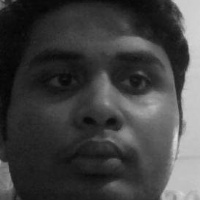
#> input picture faces/user/users1.jpg, 200 x 200 px, given in place of the camera
$ python creating_dataset.py
#> lines starting #> are read from the running program, lines starting #| are printed output that depends on the picture
import cv2
import numpy as np

# Load HAAR face classifier
face_classifier = cv2.CascadeClassifier('Haarcascades/haarcascade_frontalface_default.xml')

# Load functions
def face_extractor(img):
    # Function detects faces and returns the cropped face
    # If no face detected, it returns the input image

    gray = cv2.cvtColor(img,cv2.COLOR_BGR2GRAY)
    faces = face_classifier.detectMultiScale(gray, 1.3, 5)

    if faces is ():
        return None

    # Crop all faces found
    for (x,y,w,h) in faces:
        cropped_face = img[y:y+h, x:x+w]

    return cropped_face

# Initialize Webcam
cap = cv2.VideoCapture(0)
count = 0

# Collect 100 samples of your face from webcam input
while True:

    ret, frame = cap.read()
#> frame is the input picture: shape (200, 200, 3); min 3, max 224, mean 65.9
    if face_extractor(frame) is not None:
#> in face_extractor, `faces = face_classifier.detectMultiScale(gray, 1.3, 5)`: faces = [[12, 8, 181, 181]]
#> the loop in face_extractor, `for (x,y,w,h) in faces:` made 1 pass
#> pass 1, in face_extractor, `cropped_face = img[y:y+h, x:x+w]`:
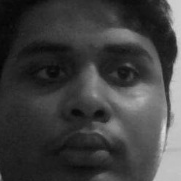
#> cropped_face: shape (181, 181, 3); min 3, max 224, mean 63.5
        count += 1
#> count = 1
        face = cv2.resize(face_extractor(frame), (200, 200))
#> the loop in face_extractor (call 2), `for (x,y,w,h) in faces:` made 1 pass
        face = cv2.cvtColor(face, cv2.COLOR_BGR2GRAY)
#> face: shape (200, 200)

        # Save file in specified directory with unique name
        file_name_path = 'users' + str(count) + '.jpg'
#> file_name_path = 'users1.jpg'
        cv2.imwrite(file_name_path, face)

        # Put count on images and display live count
        cv2.putText(face, str(count), (50, 50), cv2.FONT_HERSHEY_COMPLEX, 1, (0,255,0), 2)
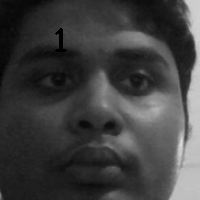
#> face: shape (200, 200); min 0, max 218, mean 63.2
        cv2.imshow('Face Cropper', face)

    else:
        print("Face not found")
        pass

    if cv2.waitKey(1) == 13 or count == 100: #13 is the Enter Key
#> (key Esc is pressed here)
        break

cap.release()
cv2.destroyAllWindows()
print("Collecting Samples Complete")

$ run again, on faces/user/users10.jpg
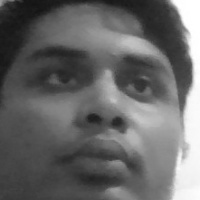
#> input picture faces/user/users10.jpg, 200 x 200 px, given in place of the camera
#> frame is the input picture: shape (200, 200, 3); min 20, max 255, mean 103.4
#> faces = [[18, 9, 171, 171]]
#> the loop in face_extractor, `for (x,y,w,h) in faces:` made 1 pass
#> pass 1, in face_extractor, `cropped_face = img[y:y+h, x:x+w]`:
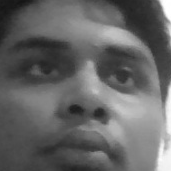
#> cropped_face: shape (171, 171, 3); min 20, max 255, mean 100.9
#> count = 1
#> the loop in face_extractor (call 2), `for (x,y,w,h) in faces:` made 1 pass
#> file_name_path = 'users1.jpg'
#> `cv2.putText(face, str(count), (50, 50), cv2.FONT_HERSHEY_COMPLEX, 1, (..`:
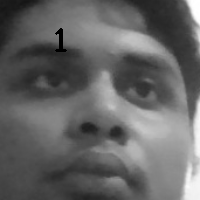
#> face: shape (200, 200); min 0, max 255, mean 100.5
